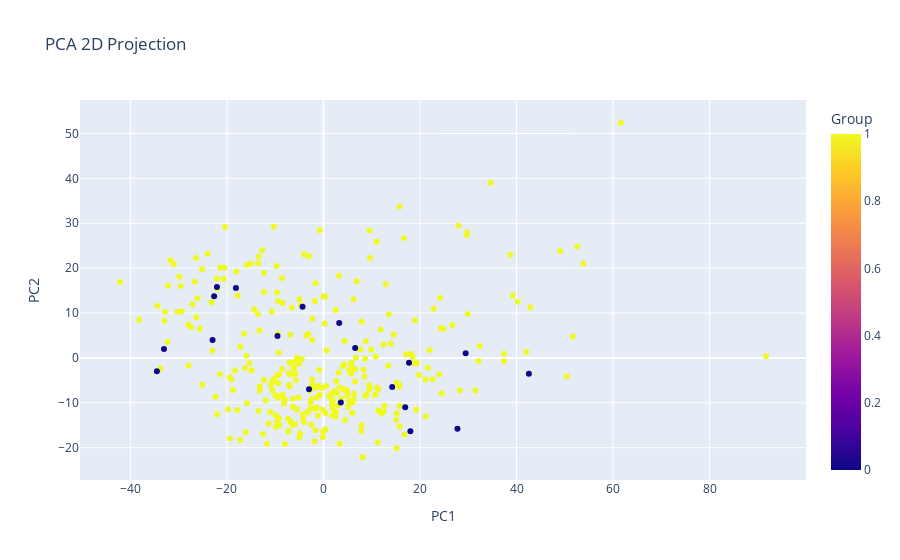

Notebook code for this chart:
### Code cell
# for visualizing the 2d pca 

pca_2d = PCA(n_components=2)
reduced_2d = pca_2d.fit_transform(X_scaled)

import plotly.express as px
df_2d = pd.DataFrame(reduced_2d, columns=['PC1', 'PC2'])
df_2d['label'] = y.values

fig = px.scatter(df_2d, x='PC1', y='PC2', color='label',
                 title='PCA 2D Projection',
                 labels={'label': 'Group'})
fig.show()

### Figure 1 — Plotly figure (JSON) as saved in the notebook; plotly's stock layout.template omitted (floating-point values rounded to 4 significant figures; data arrays with more than 128 entries replaced by an {"elided": "..."} marker saying what was removed)
{"data": [{"hovertemplate": "PC1=%{x}<br>PC2=%{y}<br>Group=%{marker.color}<extra></extra>", "legendgroup": "", "marker": {"color": {"elided": "328 int values"}, "coloraxis": "coloraxis", "symbol": "circle"}, "mode": "markers", "name": "", "orientation": "v", "showlegend": false, "type": "scatter", "x": {"elided": "328 float values"}, "xaxis": "x", "y": {"elided": "328 float values"}, "yaxis": "y"}], "layout": {"coloraxis": {"colorbar": {"title": {"text": "Group"}}, "colorscale": [[0, "#0d0887"], [0.1111, "#46039f"], [0.2222, "#7201a8"], [0.3333, "#9c179e"], [0.4444, "#bd3786"], [0.5556, "#d8576b"], [0.6667, "#ed7953"], [0.7778, "#fb9f3a"], [0.8889, "#fdca26"], [1, "#f0f921"]]}, "legend": {"tracegroupgap": 0}, "title": {"text": "PCA 2D Projection"}, "xaxis": {"anchor": "y", "domain": [0, 1], "title": {"text": "PC1"}}, "yaxis": {"anchor": "x", "domain": [0, 1], "title": {"text": "PC2"}}}}
